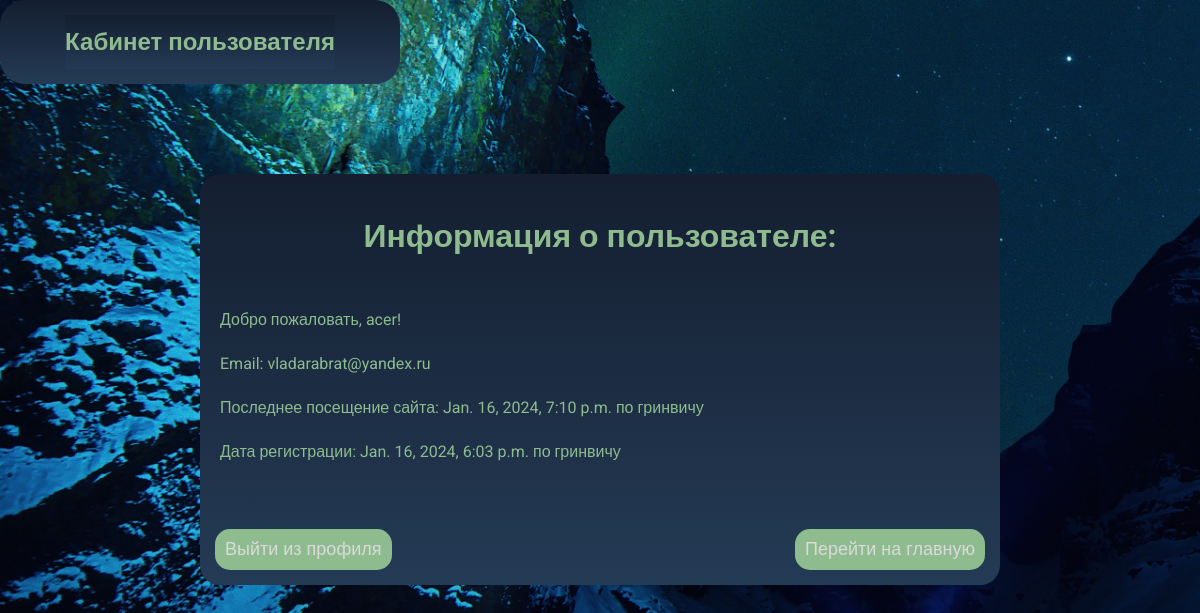
/user_profile/ (signed in), run on an earlier commit of the app's database.
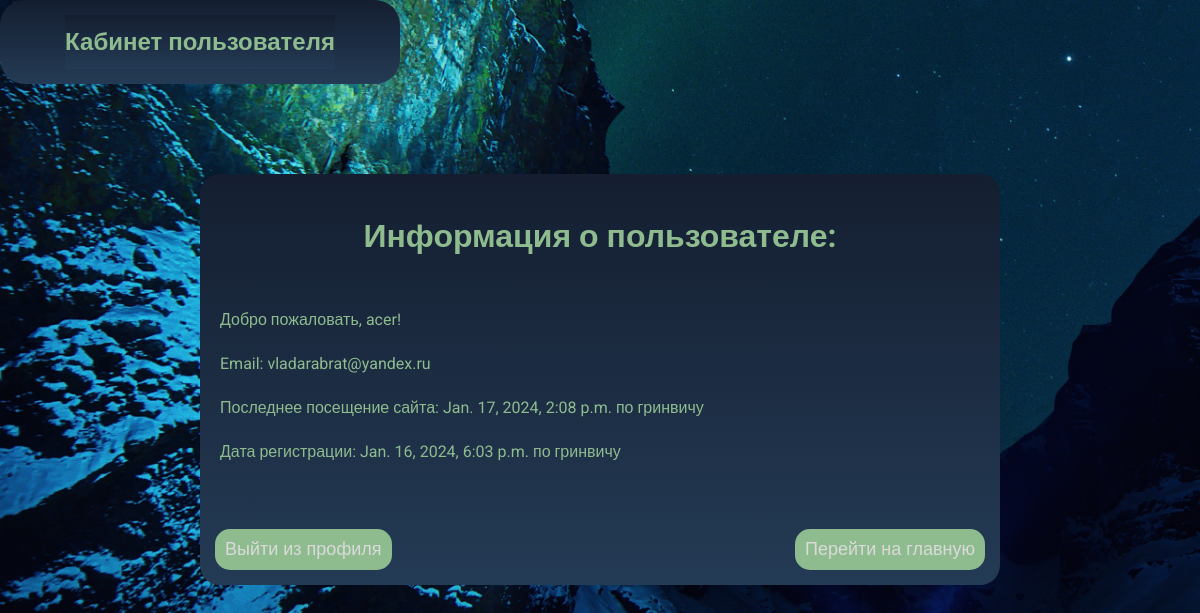
And on a later commit of the database.
### Analytics/models.py (models this page shows, shortened)
class SiteUser(AbstractUser):
    email = models.EmailField(unique=True, default='')
    password = models.CharField(max_length=128, null=True)
    username = models.CharField(max_length=128, null=True, unique=True)
    last_login = models.DateTimeField(auto_now=True, null=True)
    is_superuser = models.BooleanField(default=False)
    is_staff = models.BooleanField(default=False)
    is_active = models.BooleanField(default=True)
    date_joined = models.DateTimeField(auto_now_add=True)
    group = models.ForeignKey(Group, on_delete=models.SET_NULL, null=True, blank=True)
    USERNAME_FIELD = 'username'
    REQUIRED_FIELDS = ['email']
    @property
    def is_authenticated(self):
        return True
    class Meta:
        db_table = 'site_users'

### Analytics/views.py (the view)
# urls.py: path('user_profile/', views.user_profile, name='user_profile'),
@login_required
def user_profile(request):
    return render(request, 'registration/user_profile.html')

### templates/registration/user_profile.html (shortened to what this page needs)
<!DOCTYPE html>
{% load static %}
<html lang="en">
<head>
    <link href="{% static 'css/user-styles1.css'%}" rel="stylesheet">
</head>
<body>
<article>
    <h1>Кабинет пользователя</h1>
</article>
<div class="info">
    <h1>Информация о пользователе:</h1>
    <p>Добро пожаловать, {{ user.username }}!</p>
    <p>Email: {{ user.email }}</p>
    <p>Последнее посещение сайта: {{ user.last_login }} по гринвичу</p>
    <p>Дата регистрации: {{ user.date_joined }} по гринвичу</p>
    <article>
        <form action="{% url 'logout' %}" method="post">
        <button type="submit">Выйти из профиля</button>
    </form>
        <form action="{% url 'home' %}" method="post">
            <button type="submit">Перейти на главную</button>
        </form>
        </article>
    </div>
</body>
</html>

What changed in the data, as far as the page shows it:
changed SiteUser "acer": last_login "Jan. 16, 2024, 7:10 p.m." → "Jan. 17, 2024, 2:08 p.m."
